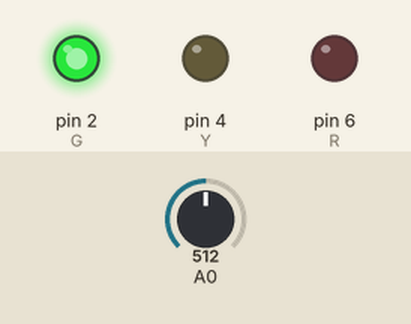
Recording of a sketch running on a simulated Arduino Uno, built with avr-gcc and run on an emulated ATmega328P. Shown: output pins drawn as LEDs (lit = HIGH). The test bench sets the inputs (shaded band); at power-on: A0 = 512.

Above: at 2.8 s.
2.9 s: A0 set to 341
8.9 s: A0 set to 324
At 10.5 s:
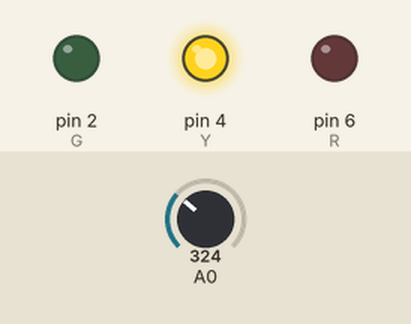
14.9 s: A0 set to 302
18.4 s: A0 set to 273
At 20.5 s:
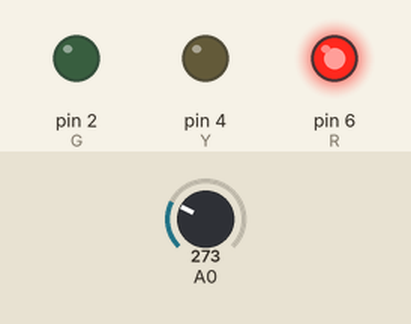
24.4 s: A0 set to 306
At 26.3 s:
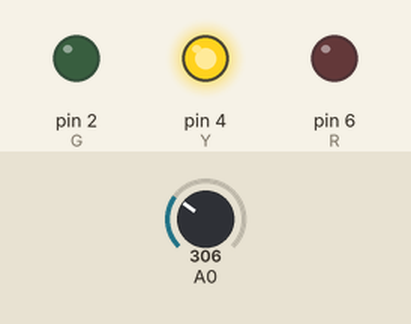
30.4 s: A0 set to 122
At 33.2 s:
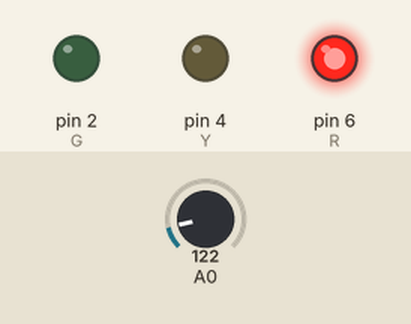
Timing chart, 0 to 34.7 s (numbered marks = the images above; inputs shaded):
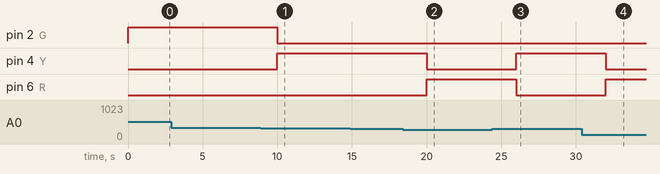

Measured:
- the behaviour switches between 334 and 333 on A0 (found by bisection; images 0 and 1)
- the behaviour switches between 292 and 291 on A0 (found by bisection; images 1 and 2)
- after the input at 8.9 s, pin 2 (G): HIGH → LOW after 1.1 s; pin 4 (Y): LOW → HIGH after 1.1 s
- after the input at 18.4 s, pin 4 (Y): HIGH → LOW after 1.6 s; pin 6 (R): LOW → HIGH after 1.6 s
- after the input at 24.4 s, pin 4 (Y): LOW → HIGH after 1.6 s; pin 6 (R): HIGH → LOW after 1.6 s
- after the input at 30.4 s, pin 4 (Y): HIGH → LOW after 1.6 s; pin 6 (R): LOW → HIGH after 1.6 s

The sketch:

batteryTester.ino
```cpp
#define R 6
#define Y 4
#define G 2

int analogValue = 0;
float voltage = 0;

int d = 2000;

void setup() {
	pinMode(R, OUTPUT);
	pinMode(G, OUTPUT);
	pinMode(Y, OUTPUT);
}

void loop() {

	analogValue = analogRead(0);
	voltage = 0.0048*analogValue;

	if (voltage >= 1.6) {
		digitalWrite(G, HIGH);
		delay(d);
		digitalWrite(G, LOW);
	}
	else if (voltage < 1.6 && voltage > 1.4) {
		digitalWrite(Y, HIGH);
		delay(d);
		digitalWrite(Y, LOW);
	}
	else if (voltage <= 1.4) {
		digitalWrite(R, HIGH);
		delay(d);
		digitalWrite(R, LOW);
	}

}
```
